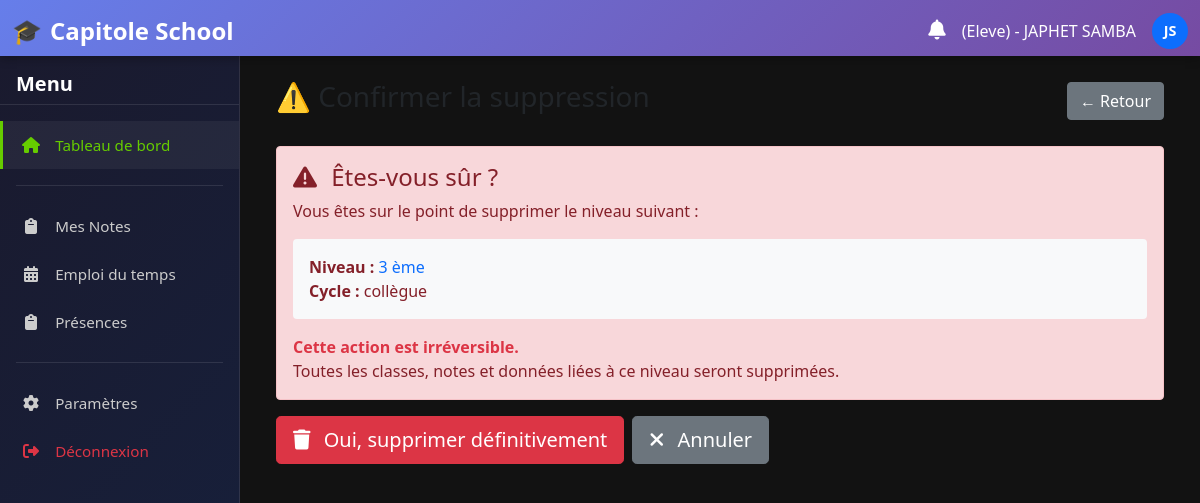
Page /niveaux/1/supprimer/ (signed in) on the committed database.
### home/models.py (models this page shows, shortened)
class Utilisateur(AbstractUser):
    ROLES = (
        ('admin', 'Administrateur'),
        ('enseignant', 'Enseignant'),
        ('eleve', 'Élève'),
        ('parent', 'Parent'),
        ('directeur', 'Directeur'),
        ('secretaire', 'Secrétaire'),
        ('surveillant', 'Surveillant'),
    )
    role = models.CharField(_("Rôle"), max_length=20, choices=ROLES, db_index=True)
    telephone = models.CharField(_("Téléphone"), max_length=20, blank=True)
    photo = models.ImageField(_("Photo"), upload_to='utilisateurs/', blank=True, null=True)
    class Meta:
        verbose_name = _("Utilisateur")
        verbose_name_plural = _("Utilisateurs")
        ordering = ['last_name', 'first_name']

class Niveau(models.Model):
    cycle = models.ForeignKey(Cycle, on_delete=models.CASCADE, related_name='niveaux', verbose_name=_("Cycle"))
    nom = models.CharField(_("Nom du niveau"), max_length=50)
    class Meta:
        verbose_name = _("Niveau")
        verbose_name_plural = _("Niveaux")
        unique_together = ('cycle', 'nom')
        ordering = ['cycle', 'nom']

class Cycle(models.Model):
    nom = models.CharField(_("Nom du cycle"), max_length=50, unique=True)
    class Meta:
        verbose_name = _("Cycle")
        verbose_name_plural = _("Cycles")

### home/views.py (the view)
# urls.py: path('niveaux/<int:pk>/supprimer/', views.supprimer_niveau, name='supprimer_niveau'),
@login_required
def supprimer_niveau(request, pk):
    niveau = Niveau.objects.get(pk=pk)
    if request.method == 'POST':
        nom = niveau.nom
        niveau.delete()
        messages.success(request, f"Niveau '{nom}' supprimé.")
        return redirect('home:liste_niveaux')
    return render(request, 'gestion/dashboards/confirmer_suppression_niveau.html', {'niveau': niveau})

### home/templatetags/notification_extras.py (called while the page is built)
@register.filter
def has_unread_notifications(user):
    return user.notifications.filter(statut='NON_LU').exists()

### home/templates/gestion/dashboards/confirmer_suppression_niveau.html (shortened to what this page needs)
{% extends "gestion/base.html" %}
{% load static %}
{% block content %}
<div class="container-fluid">
    <div class="d-flex justify-content-between align-items-center mb-4">
        <h1 class="h3 text-dark">⚠️ Confirmer la suppression</h1>
        <a href="{% url 'home:liste_niveaux' %}" class="btn btn-secondary">← Retour</a>
    </div>
    <div class="alert alert-danger">
        <h4 class="alert-heading">
            <i class="fas fa-exclamation-triangle me-2"></i>
            Êtes-vous sûr ?
        </h4>
        <p>
            Vous êtes sur le point de supprimer le niveau suivant :
        </p>
        <div class="bg-light p-3 rounded mb-3">
            <strong>Niveau :</strong> <span class="text-primary">{{ niveau.nom }}</span><br>
            <strong>Cycle :</strong> {{ niveau.cycle.nom }}
        </div>
        <p class="mb-0">
            <strong class="text-danger">Cette action est irréversible.</strong><br>
            Toutes les classes, notes et données liées à ce niveau seront supprimées.
        </p>
    </div>
    <form method="post">
        <div class="d-flex gap-2">
            <button type="submit" class="btn btn-danger btn-lg">
                <i class="fas fa-trash me-2"></i> Oui, supprimer définitivement
            </button>
            <a href="{% url 'home:liste_niveaux' %}" class="btn btn-secondary btn-lg">
                <i class="fas fa-times me-2"></i> Annuler
            </a>
        </div>
    </form>
</div>
{% endblock %}

### home/templates/gestion/base.html (shortened to what this page needs)
<!DOCTYPE html>
<html lang="fr">
<head>
   {% load static %}
{% load notification_extras %}
    <link href="{% static 'css/bootstrap.min.css' %}" rel="stylesheet">
    <link rel="stylesheet" href="https://cdnjs.cloudflare.com/ajax/libs/font-awesome/6.4.0/css/all.min.css">
</head>
<body>
    <nav class="navbar navbar-dark">
        <div class="container-fluid">
            <a class="navbar-brand" href="{% url 'home:home' %}">Capitole School</a>
            <div class="d-flex align-items-center gap-3">
                <div class="position-relative">
                    <a href="{% url 'home:notifications' %}" class="text-white text-decoration-none">
                        <i class="fas fa-bell fs-5"></i>
                    </a>
                </div>
                <span class="text-white d-none d-md-block">
                    ({{user.role|title}}) - {{ user.first_name|upper }} {{ user.last_name|upper }}
                </span>
                <div class="bg-primary rounded-circle d-flex align-items-center justify-content-center text-white"
                     style="width: 36px; height: 36px; font-weight: bold; font-size: 0.9rem;">
                    {{ user.first_name|first|upper }}{{ user.last_name|first|upper }}
                </div>
            </div>
        </div>
    </nav>
    <aside class="sidebar" id="sidebar">
        <h5 class="mb-3 px-3">Menu</h5>
        <ul class="nav flex-column">
            <li class="nav-item">
                <a class="nav-link active" href="{% url 'home:home' %}">
                    <i class="fas fa-home"></i> <span>Tableau de bord</span>
                </a>
            </li>
            {% if user.role == 'eleve' %}
                <div class="nav-divider"></div>
                <li class="nav-item">
                    <a class="nav-link" href="{% url 'home:eleve_dashboard' %}">
                        <i class="fas fa-clipboard"></i> <span>Mes Notes</span>
                    </a>
                </li>
                <li class="nav-item">
                    <a class="nav-link" href="{% url 'home:eleve_dashboard' %}">
                        <i class="fas fa-calendar-alt"></i> <span>Emploi du temps</span>
                    </a>
                </li>
                <li class="nav-item">
                    <a class="nav-link" href="{% url 'home:eleve_dashboard' %}">
                        <i class="fas fa-clipboard"></i> <span>Présences</span>
                    </a>
                </li>
            {% endif %}
            <div class="nav-divider"></div>
            <li class="nav-item">
                <a class="nav-link" href="/">
                    <i class="fas fa-cog"></i> <span>Paramètres</span>
                </a>
            </li>
            <li class="nav-item">
                <a class="nav-link text-danger" href="{% url 'home:logout' %}">
                    <i class="fas fa-sign-out-alt"></i> <span>Déconnexion</span>
                </a>
            </li>
        </ul>
    </aside>
    <main id="main-content">
        {% block content %}
        {% endblock %}
    </main>
</body>
</html>

### home/templates/gestion/base.html (style rules this page uses)
:root { --sidebar-width: 240px; --navbar-height: 56px; --primary-color: #667eea; --primary-gradient: linear-gradient(135deg, #667eea 0%, #764ba2 100%); --sidebar-bg: linear-gradient(135deg, #1a1a2e 0%, #16213e 100%); --success-color: #66CC00; }
body { background-color: #000000; color: white; overflow: hidden; font-family: 'Segoe UI', sans-serif; margin: 0; padding: 0; height: 100vh; }
.navbar { position: fixed; top: 0; left: 0; right: 0; z-index: 1030; background: var(--primary-gradient); height: var(--navbar-height); box-shadow: 0 2px 10px rgba(0,0,0,0.3); }
.navbar-brand { font-weight: bold; display: flex; align-items: center; gap: 8px; font-size: 1.5rem; }
.navbar-brand::before { content: "🎓"; font-size: 1.5rem; }
.sidebar { position: fixed; top: var(--navbar-height); left: 0; width: var(--sidebar-width); height: calc(100vh - var(--navbar-height)); background: var(--sidebar-bg); color: white; z-index: 1020; overflow-y: auto; transition: transform 0.3s ease; padding: 1rem 0; border-right: 1px solid rgba(255,255,255,0.1); }
.sidebar h5 { padding: 0 1rem; margin-bottom: 1rem; font-weight: 600; border-bottom: 1px solid rgba(255,255,255,0.1); padding-bottom: 0.5rem; }
.sidebar .nav-link { color: #ccc; border-radius: 0; margin: 0; padding: 0.75rem 1rem; border-left: 3px solid transparent; transition: all 0.2s ease; }
.sidebar .nav-link:hover, .sidebar .nav-link.active { color: var(--success-color); background: rgba(255,255,255,0.05); border-left-color: var(--success-color); }
.sidebar .nav-link i { width: 24px; text-align: center; margin-right: 8px; }
.sidebar .nav-link span { font-size: 0.95rem; }
.sidebar .nav-item { margin: 0; }
.sidebar .nav-divider { height: 1px; background: rgba(255,255,255,0.1); margin: 1rem 1rem; }
main { position: fixed; top: var(--navbar-height); left: var(--sidebar-width); right: 0; bottom: 0; padding: 1.5rem; overflow-y: auto; background-color: #121212; transition: left 0.3s ease; box-sizing: border-box; }
.sidebar, main { animation: fadeIn 0.3s ease-out; }

### rows in the picture
Utilisateur: role "Eleve", first_name "JAPHET", last_name "SAMBA", first_name|first "J", last_name|first "S"
Niveau: nom "3 ème", cycle.nom "collègue"
